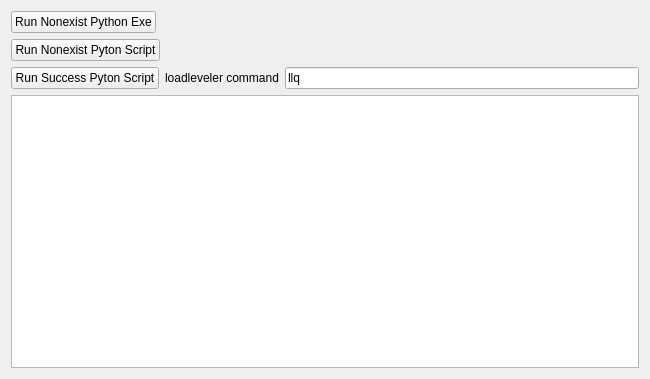
<?xml version="1.0" encoding="UTF-8"?>
<ui version="4.0">
 <class>Widget</class>
 <widget class="QWidget" name="Widget">
  <property name="geometry">
   <rect>
    <x>0</x>
    <y>0</y>
    <width>650</width>
    <height>379</height>
   </rect>
  </property>
  <property name="windowTitle">
   <string>Widget</string>
  </property>
  <layout class="QGridLayout" name="gridLayout">
   <item row="0" column="0">
    <layout class="QHBoxLayout" name="horizontalLayout_2">
     <item>
      <widget class="QPushButton" name="btn_run_nonexist_python_exe">
       <property name="text">
        <string>Run Nonexist Python Exe</string>
       </property>
      </widget>
     </item>
     <item>
      <spacer name="horizontalSpacer">
       <property name="orientation">
        <enum>Qt::Horizontal</enum>
       </property>
       <property name="sizeHint" stdset="0">
        <size>
         <width>40</width>
         <height>20</height>
        </size>
       </property>
      </spacer>
     </item>
    </layout>
   </item>
   <item row="1" column="0">
    <layout class="QHBoxLayout" name="horizontalLayout_3">
     <item>
      <widget class="QPushButton" name="btn_run_nonexist_python_script">
       <property name="text">
        <string>Run Nonexist Pyton Script</string>
       </property>
      </widget>
     </item>
     <item>
      <spacer name="horizontalSpacer_2">
       <property name="orientation">
        <enum>Qt::Horizontal</enum>
       </property>
       <property name="sizeHint" stdset="0">
        <size>
         <width>40</width>
         <height>20</height>
        </size>
       </property>
      </spacer>
     </item>
    </layout>
   </item>
   <item row="2" column="0">
    <layout class="QHBoxLayout" name="horizontalLayout">
     <item>
      <widget class="QPushButton" name="btn_run_success_python_script">
       <property name="text">
        <string>Run Success Pyton Script</string>
       </property>
      </widget>
     </item>
     <item>
      <widget class="QLabel" name="label">
       <property name="text">
        <string>loadleveler command</string>
       </property>
      </widget>
     </item>
     <item>
      <widget class="QLineEdit" name="loadleveler_command">
       <property name="text">
        <string>llq</string>
       </property>
      </widget>
     </item>
    </layout>
   </item>
   <item row="3" column="0">
    <widget class="QTableView" name="view"/>
   </item>
  </layout>
 </widget>
 <layoutdefault spacing="6" margin="11"/>
 <resources/>
 <connections/>
</ui>
